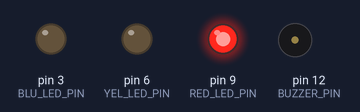
A sketch run on a simulated Arduino Uno, built with avr-gcc and run on an emulated ATmega328P. Parts: output pins drawn as LEDs (lit = HIGH), buzzer (waves = sounding). What the sketch prints to the serial monitor is not drawn.

Above: at 0.1 s.
At 3.1 s:
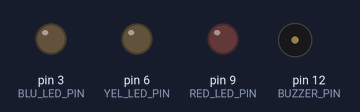
At 6.4 s:
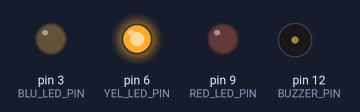
At 19.2 s:
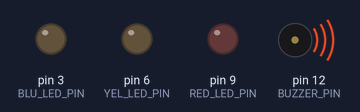
At 36.0 s:
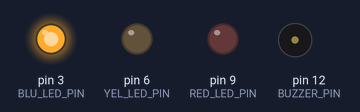
Timing chart, 0 to 40.0 s (numbered marks = the images above):
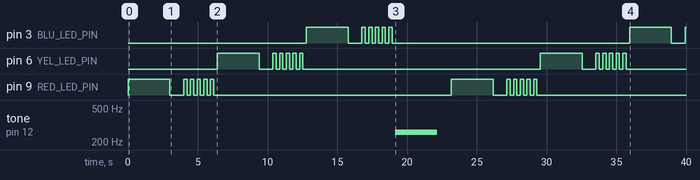

Measured:
- by itself, pin 3 (BLU_LED_PIN): LOW → HIGH at 12.8 s, → LOW 3.0 s later, → HIGH 0.99 s later, → LOW 0.24 s later, … (15 changes in this stretch)
- by itself, pin 6 (YEL_LED_PIN): LOW → HIGH at 6.4 s, → LOW 3.0 s later, → HIGH 0.99 s later, → LOW 0.24 s later, … (24 changes in this stretch)
- by itself, pin 9 (RED_LED_PIN): LOW → HIGH at 0.00 s, → LOW 3.0 s later, → HIGH 0.99 s later, → LOW 0.24 s later, … (24 changes in this stretch)
- by itself, tone on pin 12 (BUZZER_PIN): silent → 261 Hz at 19.2 s, → silent 3.0 s later

The sketch:

EventFlagLED.ino
```cpp
#include <Arduino_FreeRTOS.h>
#include <event_groups.h>

//イベントグループのためのフラグハンドラ
EventGroupHandle_t eventFlags;

//各タスクのためのフラグ:
const int TASK_RED_LED_FLAG = (1 << 0);
const int TASK_YEL_LED_FLAG = (1 << 1);
const int TASK_BLU_LED_FLAG = (1 << 2);
const int  TASK_BUZZER_FLAG = (1 << 3);

//周波数は適当でOK
const float buzzerFreq = 261.626;


#define RED_LED_PIN  9
#define YEL_LED_PIN  6
#define BLU_LED_PIN  3
#define  BUZZER_PIN 12

//LEDのタスク実行関数のための構造体
typedef struct{
  int selfFlag; //この関数を実行するときのフラグの場所を表す
  int LED_pin;  //このLEDのピン番号を格納する
  int nextFlag; //次に実行する関数のためにどのフラグを立てるかを格納する
}LED_task_args;

const LED_task_args red_LED = {TASK_RED_LED_FLAG, RED_LED_PIN, TASK_YEL_LED_FLAG};
const LED_task_args yel_LED = {TASK_YEL_LED_FLAG, YEL_LED_PIN, TASK_BLU_LED_FLAG};
const LED_task_args blu_LED = {TASK_BLU_LED_FLAG, BLU_LED_PIN,  TASK_BUZZER_FLAG};

TaskHandle_t    redLED_task_h;
TaskHandle_t yellowLED_task_h;
TaskHandle_t   blueLED_task_h;
TaskHandle_t    buzzer_task_h;

void LED_task(void*);
void buzzer_task(void*);

void setup() {
  // put your setup code here, to run once:
  Serial.begin(9600);
  eventFlags = xEventGroupCreate();
  if(eventFlags != NULL){
    xTaskCreate(   LED_task,    "RED", 128, &red_LED, 1,    &redLED_task_h);
    xTaskCreate(   LED_task, "YELLOW", 128, &yel_LED, 1, &yellowLED_task_h);
    xTaskCreate(   LED_task,   "BLUE", 128, &blu_LED, 1,   &blueLED_task_h);
    xTaskCreate(buzzer_task, "BUZZER", 128,    NULL, 1,    &buzzer_task_h);

    xEventGroupSetBits(eventFlags, TASK_RED_LED_FLAG);

    vTaskStartScheduler();
  }
}

void loop() {
  // put your main code here, to run repeatedly:
}

//LEDの点灯方法は統一:今後LEDの点灯方法を個別に指定するなら書き直すのを前提に作成
void LED_task(void* args){
  LED_task_args* params = (LED_task_args*)args;
  pinMode(params->LED_pin, OUTPUT);
  while(1){
    //このLEDのフラグを確認する
    xEventGroupWaitBits(
      eventFlags,         // xEventGroup : イベントグループの識別子
      params->selfFlag,   // uxBitsToWaitFor : 確認するビット
      pdTRUE,             // xClearOnExit : 完了後に自動更新するかどうか
      pdTRUE,             // xWaitForAllBits : 複数ビットを確認する場合、TRUEならOR論理、FALSEならAND論理になる. 1つのビットだけ確認するならどちらでもよい
      portMAX_DELAY       // 待ち時間の設定(フラグが立つまで無制限に待つ)
    );
    //点灯3秒
    digitalWrite(params->LED_pin, HIGH);
    vTaskDelay(3000/portTICK_PERIOD_MS);
    //消灯1秒
    digitalWrite(params->LED_pin,  LOW);
    vTaskDelay(1000/portTICK_PERIOD_MS);

    for(int i = 0; i < 5; i ++){
      //点灯3秒
      digitalWrite(params->LED_pin, HIGH);
      vTaskDelay(250/portTICK_PERIOD_MS);
      //消灯1秒
      digitalWrite(params->LED_pin,  LOW);
      vTaskDelay(250/portTICK_PERIOD_MS);
    }

    //次のLEDやブザーのフラグを立てる
    xEventGroupSetBits(eventFlags, params->nextFlag);
  }
}

void buzzer_task(void* args){
  int countLoop = 0;
  while(1){
    xEventGroupWaitBits(eventFlags, TASK_BUZZER_FLAG, pdTRUE, pdFALSE, portMAX_DELAY);
    countLoop ++;
    for(int i = 0; i < countLoop; i ++){
      tone(BUZZER_PIN, buzzerFreq);
      vTaskDelay(3000/portTICK_PERIOD_MS);
      noTone(BUZZER_PIN);
      vTaskDelay(1000/portTICK_PERIOD_MS);
    }
    Serial.print(countLoop);
    Serial.println("周目が終わりました");
    xEventGroupSetBits(eventFlags, TASK_RED_LED_FLAG);
  }
}
```
